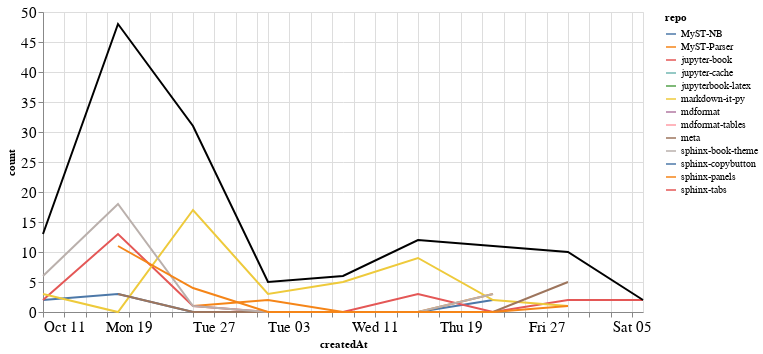

Notebook code cell kept with this figure:
### Markdown cell above
### Comments

### Code cell
comments_time = comments.groupby('repo').resample('W', on='createdAt').count()['author'].reset_index()
comments_time = comments_time.rename(columns={'author': 'count'})
comments_time_total = comments_time.groupby('createdAt').agg({"count": "sum"}).reset_index()
ch1 = alt.Chart(comments_time, width=600).mark_line().encode(
    x='createdAt',
    y='count',
    color='repo',
    tooltip="repo"
)

ch2 = alt.Chart(comments_time_total, width=600).mark_line(color="black").encode(
    x='createdAt',
    y='count',
)

ch1 + ch2

### Figure 1 — Vega-Lite specification as saved in the notebook (floating-point values rounded to 4 significant figures)
{"config": {"axisLeft": {"labelFontSize": 15}, "axisBottom": {"labelFontSize": 15}}, "layer": [{"data": {"name": "data-f1dce68d7e9281beec9114b15134d2d2"}, "mark": "line", "encoding": {"color": {"type": "nominal", "field": "repo"}, "tooltip": {"type": "nominal", "field": "repo"}, "x": {"type": "temporal", "field": "createdAt"}, "y": {"type": "quantitative", "field": "count"}}, "width": 600}, {"data": {"name": "data-5f5aef3d81124bf17b7d010cc5fcd7c8"}, "mark": {"type": "line", "color": "black"}, "encoding": {"x": {"type": "temporal", "field": "createdAt"}, "y": {"type": "quantitative", "field": "count"}}, "width": 600}], "$schema": "https://vega.github.io/schema/vega-lite/v4.8.1.json", "datasets": {"data-f1dce68d7e9281beec9114b15134d2d2": [{"repo": "MyST-NB", "createdAt": "2020-10-11T00:00:00", "count": 2}, {"repo": "MyST-NB", "createdAt": "2020-10-18T00:00:00", "count": 3}, {"repo": "MyST-NB", "createdAt": "2020-10-25T00:00:00", "count": 0}, {"repo": "MyST-NB", "createdAt": "2020-11-01T00:00:00", "count": 0}, {"repo": "MyST-NB", "createdAt": "2020-11-08T00:00:00", "count": 0}, {"repo": "MyST-NB", "createdAt": "2020-11-15T00:00:00", "count": 0}, {"repo": "MyST-NB", "createdAt": "2020-11-22T00:00:00", "count": 2}, {"repo": "MyST-Parser", "createdAt": "2020-10-25T00:00:00", "count": 1}, {"repo": "MyST-Parser", "createdAt": "2020-11-01T00:00:00", "count": 2}, {"repo": "MyST-Parser", "createdAt": "2020-11-08T00:00:00", "count": 0}, {"repo": "MyST-Parser", "createdAt": "2020-11-15T00:00:00", "count": 0}, {"repo": "MyST-Parser", "createdAt": "2020-11-22T00:00:00", "count": 3}, {"repo": "jupyter-book", "createdAt": "2020-10-11T00:00:00", "count": 2}, {"repo": "jupyter-book", "createdAt": "2020-10-18T00:00:00", "count": 13}, {"repo": "jupyter-book", "createdAt": "2020-10-25T00:00:00", "count": 1}, {"repo": "jupyter-book", "createdAt": "2020-11-01T00:00:00", "count": 0}, {"repo": "jupyter-book", "createdAt": "2020-11-08T00:00:00", "count": 0}, {"repo": "jupyter-book", "createdAt": "2020-11-15T00:00:00", "count": 3}, {"repo": "jupyter-book", "createdAt": "2020-11-22T00:00:00", "count": 0}, {"repo": "jupyter-book", "createdAt": "2020-11-29T00:00:00", "count": 2}, {"repo": "jupyter-book", "createdAt": "2020-12-06T00:00:00", "count": 2}, {"repo": "jupyter-cache", "createdAt": "2020-11-22T00:00:00", "count": 1}, {"repo": "jupyterbook-latex", "createdAt": "2020-10-25T00:00:00", "count": 1}, {"repo": "markdown-it-py", "createdAt": "2020-10-11T00:00:00", "count": 3}, {"repo": "markdown-it-py", "createdAt": "2020-10-18T00:00:00", "count": 0}, {"repo": "markdown-it-py", "createdAt": "2020-10-25T00:00:00", "count": 17}, {"repo": "markdown-it-py", "createdAt": "2020-11-01T00:00:00", "count": 3}, {"repo": "markdown-it-py", "createdAt": "2020-11-08T00:00:00", "count": 5}, {"repo": "markdown-it-py", "createdAt": "2020-11-15T00:00:00", "count": 9}, {"repo": "markdown-it-py", "createdAt": "2020-11-22T00:00:00", "count": 2}, {"repo": "markdown-it-py", "createdAt": "2020-11-29T00:00:00", "count": 1}, {"repo": "mdformat", "createdAt": "2020-10-25T00:00:00", "count": 5}, {"repo": "mdformat-tables", "createdAt": "2020-11-08T00:00:00", "count": 1}, {"repo": "meta", "createdAt": "2020-10-18T00:00:00", "count": 3}, {"repo": "meta", "createdAt": "2020-10-25T00:00:00", "count": 0}, {"repo": "meta", "createdAt": "2020-11-01T00:00:00", "count": 0}, {"repo": "meta", "createdAt": "2020-11-08T00:00:00", "count": 0}, {"repo": "meta", "createdAt": "2020-11-15T00:00:00", "count": 0}, {"repo": "meta", "createdAt": "2020-11-22T00:00:00", "count": 0}, {"repo": "meta", "createdAt": "2020-11-29T00:00:00", "count": 5}, {"repo": "sphinx-book-theme", "createdAt": "2020-10-11T00:00:00", "count": 6}, {"repo": "sphinx-book-theme", "createdAt": "2020-10-18T00:00:00", "count": 18}, {"repo": "sphinx-book-theme", "createdAt": "2020-10-25T00:00:00", "count": 1}, {"repo": "sphinx-book-theme", "createdAt": "2020-11-01T00:00:00", "count": 0}, {"repo": "sphinx-book-theme", "createdAt": "2020-11-08T00:00:00", "count": 0}, {"repo": "sphinx-book-theme", "createdAt": "2020-11-15T00:00:00", "count": 0}, {"repo": "sphinx-book-theme", "createdAt": "2020-11-22T00:00:00", "count": 3}, {"repo": "sphinx-copybutton", "createdAt": "2020-11-29T00:00:00", "count": 1}, {"repo": "sphinx-panels", "createdAt": "2020-10-18T00:00:00", "count": 11}, {"repo": "sphinx-panels", "createdAt": "2020-10-25T00:00:00", "count": 4}, {"repo": "sphinx-panels", "createdAt": "2020-11-01T00:00:00", "count": 0}, {"repo": "sphinx-panels", "createdAt": "2020-11-08T00:00:00", "count": 0}, {"repo": "sphinx-panels", "createdAt": "2020-11-15T00:00:00", "count": 0}, {"repo": "sphinx-panels", "createdAt": "2020-11-22T00:00:00", "count": 0}, {"repo": "sphinx-panels", "createdAt": "2020-11-29T00:00:00", "count": 1}, {"repo": "sphinx-tabs", "createdAt": "2020-10-25T00:00:00", "count": 1}], "data-5f5aef3d81124bf17b7d010cc5fcd7c8": [{"createdAt": "2020-10-11T00:00:00", "count": 13}, {"createdAt": "2020-10-18T00:00:00", "count": 48}, {"createdAt": "2020-10-25T00:00:00", "count": 31}, {"createdAt": "2020-11-01T00:00:00", "count": 5}, {"createdAt": "2020-11-08T00:00:00", "count": 6}, {"createdAt": "2020-11-15T00:00:00", "count": 12}, {"createdAt": "2020-11-22T00:00:00", "count": 11}, {"createdAt": "2020-11-29T00:00:00", "count": 10}, {"createdAt": "2020-12-06T00:00:00", "count": 2}]}}
